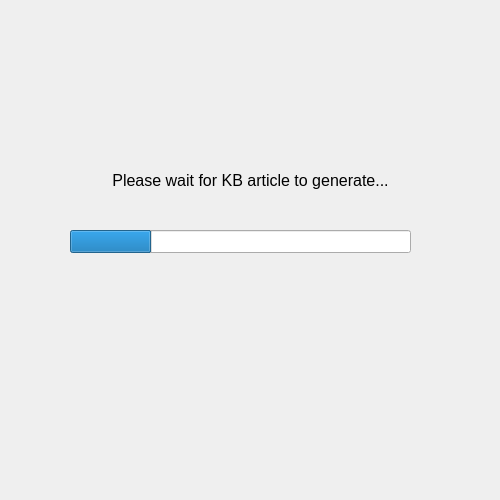
<?xml version="1.0" encoding="UTF-8"?>
<ui version="4.0">
 <class>Form</class>
 <widget class="QWidget" name="Form">
  <property name="geometry">
   <rect>
    <x>0</x>
    <y>0</y>
    <width>500</width>
    <height>500</height>
   </rect>
  </property>
  <property name="windowTitle">
   <string>Form</string>
  </property>
  <widget class="QProgressBar" name="progressBar">
   <property name="geometry">
    <rect>
     <x>70</x>
     <y>230</y>
     <width>341</width>
     <height>23</height>
    </rect>
   </property>
   <property name="value">
    <number>24</number>
   </property>
   <property name="textVisible">
    <bool>false</bool>
   </property>
  </widget>
  <widget class="QLabel" name="label">
   <property name="geometry">
    <rect>
     <x>60</x>
     <y>160</y>
     <width>381</width>
     <height>40</height>
    </rect>
   </property>
   <property name="font">
    <font>
     <family>Arial</family>
     <pointsize>12</pointsize>
    </font>
   </property>
   <property name="text">
    <string>Please wait for KB article to generate...</string>
   </property>
   <property name="alignment">
    <set>Qt::AlignCenter</set>
   </property>
   <property name="Font" stdset="0">
    <font>
     <pointsize>12</pointsize>
    </font>
   </property>
  </widget>
 </widget>
 <resources/>
 <connections/>
</ui>
